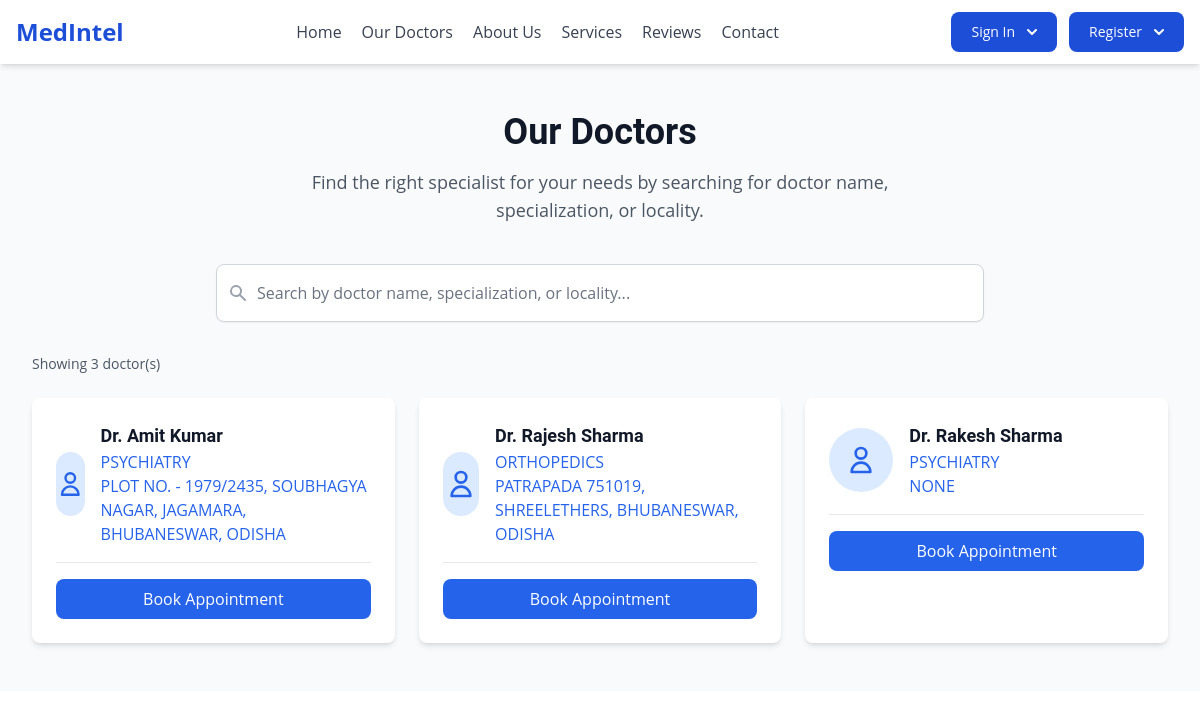
The app's page /our_doctors/ with its own data.
### main_app/models.py (models this page shows, shortened)
class Doctor(models.Model):
    STATUS_CHOICES = [
        ('Pending', 'Pending'),
        ('Approved', 'Approved'),
        ('Blocked', 'Blocked')
    ]
    GENDER_CHOICES = [
        ('Male', 'Male'),
        ('Female', 'Female'),
        ('Other', 'Other'),
    ]
    user = models.OneToOneField(User, on_delete=models.CASCADE, related_name='doctor')
    prac_address = models.ForeignKey(Address, on_delete=models.DO_NOTHING, null=True, blank=True)
    mobile_no = models.CharField(max_length = 20)
    gender = models.CharField(max_length = 10, choices=GENDER_CHOICES)
    medical_license_no = models.CharField(max_length = 20, unique=True)
    registration_no = models.CharField(max_length = 20, default='000000', unique=True)
    year_of_registration = models.IntegerField(default=2025)
    qualification = models.CharField(max_length = 100)
    qualification_doc = models.ForeignKey(Document, on_delete=models.DO_NOTHING, null=True, blank=True, related_name='qualification_docs')
    state_medical_council = models.CharField(max_length = 100)
    specialization = models.CharField(max_length = 100)
    aadhar_no = models.CharField(max_length=30, default='000000', unique=True)
    aadhar_doc = models.ForeignKey(Document, on_delete=models.DO_NOTHING, null=True, blank=True, related_name='aadhar_doc')
    status = models.CharField(max_length=10, choices=STATUS_CHOICES, default='Pending')
    class Meta:
        verbose_name = 'Doctor'
        verbose_name_plural = 'Doctors'

class Address(models.Model):
    address_line_one = models.CharField(max_length=255)
    locality = models.CharField(max_length=255)
    city = models.CharField(max_length=255)
    state = models.CharField(max_length=255)
    country = models.CharField(max_length=255)
    def __str__(self):
        return self.address_line_one + ', ' + self.locality + ', ' + self.city + ', ' + self.state

### main_app/views.py (the view)
# urls.py: path('our_doctors/', views.our_docts, name='our_docts'),
def our_docts(request):
    search_query = request.GET.get('doctor-search', '')
    doctors = Doctor.objects.filter(status='Approved')
    if search_query:
        doctors = doctors.filter(
            models.Q(user__first_name__icontains=search_query) |
            models.Q(user__last_name__icontains=search_query) |
            models.Q(specialization__icontains=search_query)
        )
    doctors_found = doctors.exists()
    return render(request, 'homepage/our_doctors.html', {
        'doctors': doctors,
        'search_query': search_query,
        'doctors_found': doctors_found,
    })

### templates/homepage/our_doctors.html (shortened to what this page needs)
{% extends "basic.html" %}
{% load static %}
{% block extrahead %}
<script src="https://cdn.tailwindcss.com"></script>
<link rel="stylesheet" href="https://cdnjs.cloudflare.com/ajax/libs/font-awesome/6.5.1/css/all.min.css">
<link rel="stylesheet" href="{% static "homepage/css/our_doc.css" %}">
{% endblock extrahead %}
{% block content %}
<div class="antialiased text-gray-800 min-h-screen flex flex-col">
    <main id="main-content" class="flex-1 relative h-full">
        <div id="RolloutPageContent">
            <div id="root">
                <section id="search" class="py-12 px-4 sm:px-6 lg:px-8 bg-gray-50 dark:bg-neutral-900">
                    <div class="max-w-7xl mx-auto">
                        <div class="text-center mb-10">
                            <h1 class="text-3xl sm:text-4xl font-bold text-gray-900 dark:text-white mb-4">Our Doctors</h1>
                            <p class="text-lg text-gray-600 dark:text-gray-300 max-w-2xl mx-auto">Find the right specialist for your needs by searching for doctor name, specialization, or locality.</p>
                        </div>
                        <form method="GET" class="max-w-3xl mx-auto mb-8">
                            <div class="relative">
                                <div class="absolute inset-y-0 left-0 pl-3 flex items-center pointer-events-none">
                                </div>
                                <input id="doctor-search" name="doctor-search" type="text" placeholder="Search by doctor name, specialization, or locality..." class="block w-full pl-10 pr-3 py-4 border border-gray-300 rounded-lg bg-white dark:bg-neutral-800 dark:border-neutral-700 focus:outline-none focus:ring-2 focus:ring-blue-500 focus:border-blue-500 text-gray-900 dark:text-white placeholder-gray-500 dark:placeholder-gray-400 shadow-sm" value="{{ search_query }}">
                            </div>
                        </form>
                        <div class="max-w-7xl mx-auto mb-6">
                            <p class="text-sm text-gray-600 dark:text-gray-400" id="results-count">
                                {% if doctors_found %}
                                    Showing {{ doctors.count }} doctor(s)
                                {% else %}
                                    No doctors found
                                {% endif %}
                            </p>
                        </div>
                        <div class="grid grid-cols-1 sm:grid-cols-2 lg:grid-cols-3 gap-6 max-w-7xl mx-auto" id="doctors-list">
                            {% if doctors_found %}
                                {% for doctor in doctors %}
                                    <div class="bg-white dark:bg-neutral-800 rounded-lg shadow-md overflow-hidden transition-transform duration-300 hover:shadow-lg hover:-translate-y-1">
                                        <div class="p-6">
                                        <div class="flex items-center mb-4">
                                            <div class="h-16 w-16 rounded-full bg-blue-100 dark:bg-blue-900 flex items-center justify-center overflow-hidden mr-4">
                                            <svg class="h-8 w-8 text-blue-600 dark:text-blue-300" xmlns="http://www.w3.org/2000/svg" fill="none" viewBox="0 0 24 24" stroke="currentColor">
                                                <path stroke-linecap="round" stroke-linejoin="round" stroke-width="2" d="M16 7a4 4 0 11-8 0 4 4 0 018 0zM12 14a7 7 0 00-7 7h14a7 7 0 00-7-7z"></path>
                                            </svg>
                                            </div>
                                            <div>
                                            <h3 class="text-lg font-bold text-gray-900 dark:text-white">Dr. {{ doctor.user.first_name }} {{ doctor.user.last_name }}</h3>
                                            <p class="text-blue-600 dark:text-blue-400 font-medium uppercase">
                                                {{ doctor.specialization }}
                                            </p>
                                            <p class="text-blue-600 dark:text-blue-400 font-medium uppercase">
                                                {% if doctor.prac_address %}
                                                    {{ doctor.prac_address }}
                                                {% else %}
                                                    None
                                                {% endif %}
                                            </p>
                                            </div>
                                        </div>
                                        <div class="border-t border-gray-200 dark:border-neutral-700 pt-4 mt-4">
                                            <button class="w-full bg-blue-600 hover:bg-blue-700 text-white py-2 px-4 rounded-lg transition-colors font-medium">
                                            Book Appointment
                                            </button>
                                        </div>
                                        </div>
                                    </div>
                                {% endfor %}
                            {% endif %}
                        </div>
                    </div>
                </section>
            </div>
        </div>
    </main>
</div>
{% endblock content %}

### templates/basic.html (shortened to what this page needs)
{% load static %}
<html lang="en">
<head>
      <script src="https://cdn.tailwindcss.com"></script>
      <link rel="stylesheet" href="https://cdnjs.cloudflare.com/ajax/libs/font-awesome/6.5.1/css/all.min.css"
 />
    {% block extrahead %}{% endblock extrahead %}
</head>
<body>
    <header id="header" class="bg-white dark:bg-neutral-900 shadow-md sticky top-0 z-50">
        <nav class="mx-auto px-4 py-3">
            <div class="flex justify-between items-center">
                <div class="flex items-center">
                    <a href="#hero" class="text-2xl font-bold text-blue-700 dark:text-blue-400">
                        MedIntel
                    </a>
                </div>
                <div class="hidden md:flex space-x-5">
                    <a href="{% url 'home' %}#hero" class="text-gray-700 hover:text-blue-600 dark:text-gray-300 dark:hover:text-blue-400 transition duration-300">Home</a>
                    <a href="{% url 'our_docts' %}" class="text-gray-700 hover:text-blue-600 dark:text-gray-300 dark:hover:text-blue-400 transition duration-300">Our Doctors</a>
                    <a href="{% url 'home' %}#about" class="text-gray-700 hover:text-blue-600 dark:text-gray-300 dark:hover:text-blue-400 transition duration-300">About Us</a>
                    <a href="{% url 'home' %}#services" class="text-gray-700 hover:text-blue-600 dark:text-gray-300 dark:hover:text-blue-400 transition duration-300">Services</a>
                    <a href="{% url 'home' %}#user-reviews" class="text-gray-700 hover:text-blue-600 dark:text-gray-300 dark:hover:text-blue-400 transition duration-300">Reviews</a>
                    <a href="{% url 'home' %}#contact" class="text-gray-700 hover:text-blue-600 dark:text-gray-300 dark:hover:text-blue-400 transition duration-300">Contact</a>
                </div>
                <div class="hidden md:flex items-center space-x-3">
                    {% if user.is_authenticated %}
                        {% if user.patient %}
                            <span class="text-blue-700 dark:text-blue-400 font-medium">Hello, {{ user.patient.full_name }}</span>
                            <a href="{% url "patient_ui" %}" class="text-gray-700 hover:text-blue-600 dark:text-gray-300 dark:hover:text-blue-400 transition duration-300">Profile</a>
                        {% endif %}
                        {% if user.doctor %}
                            <span class="text-blue-700 dark:text-blue-400 font-medium">Hello, Dr. {{ user.username }}</span>
                            <a href="{% url "doctor_ui" %}" class="text-gray-700 hover:text-blue-600 dark:text-gray-300 dark:hover:text-blue-400 transition duration-300">Profile</a>
                        {% endif %}
                        {% if user.is_superuser %}
                            <span class="text-blue-700 dark:text-blue-400 font-medium">Hello, {{ user.username }}</span>
                            <a href="{% url 'admin:index' %}" class="text-gray-700 hover:text-blue-600 dark:text-gray-300 dark:hover:text-blue-400 transition duration-300">Admin Site</a>
                        {% endif %}
                        <button onclick="openModal()" class="bg-blue-600 text-white px-4 py-2 rounded">Log out</button>
                    {% else %}
                      <div class="relative inline-block text-left">
                        <button
                          data-dropdown-toggle="dropdownHover"
                          data-dropdown-trigger="hover"
                          class="dropclass text-white bg-blue-700 hover:bg-blue-800 focus:ring-4 focus:outline-none focus:ring-blue-300 font-medium rounded-lg text-sm px-5 py-2.5 text-center inline-flex items-center dark:bg-blue-600 dark:hover:bg-blue-700 dark:focus:ring-blue-800"
                          type="button">
                          Sign In
                          <svg class="w-2.5 h-2.5 ms-3" aria-hidden="true" xmlns="http://www.w3.org/2000/svg" fill="none" viewBox="0 0 10 6">
                          <path stroke="currentColor" stroke-linecap="round" stroke-linejoin="round" stroke-width="2" d="m1 1 4 4 4-4"/>
                          </svg>
                    </button>
                    </div>
                    <div class="relative inline-block text-left">
                    <button
                          data-dropdown-toggle="dropdownHover"
                          data-dropdown-trigger="hover"
                          class="dropclass text-white bg-blue-700 hover:bg-blue-800 focus:ring-4 focus:outline-none focus:ring-blue-300 font-medium rounded-lg text-sm px-5 py-2.5 text-center inline-flex items-center dark:bg-blue-600 dark:hover:bg-blue-700 dark:focus:ring-blue-800"
                          type="button">
                          Register
                          <svg class="w-2.5 h-2.5 ms-3" aria-hidden="true" xmlns="http://www.w3.org/2000/svg" fill="none" viewBox="0 0 10 6">
                          <path stroke="currentColor" stroke-linecap="round" stroke-linejoin="round" stroke-width="2" d="m1 1 4 4 4-4"/>
                          </svg>
                    </button>
                  </div>
                    {% endif %}
                </div>
            </div>
        </nav>
    </header>
    <div class="container-fluid pgcontent">
        {% block content %}{% endblock content %}
    </div>
</body>
</html>

### templates/basic.html (style rules this page uses)
h1, h2, h3, h4, h5, h6 { font-family: Roboto, sans-serif, Inter, system-ui, sans-serif; }
body { font-family: Open Sans, sans-serif, Inter, system-ui, sans-serif; scroll-behavior: smooth; }
html { scroll-behavior: smooth; }

### records on screen
Doctor: user.first_name "Amit", user.last_name "Kumar", specialization "PSYCHIATRY", prac_address "PLOT NO. - 1979/2435, SOUBHAGYA NAGAR, JAGAMARA, BHUBANESWAR, ODISHA"
Doctor: user.first_name "Rajesh", user.last_name "Sharma", specialization "ORTHOPEDICS", prac_address "PATRAPADA 751019, SHREELETHERS, BHUBANESWAR, ODISHA"
Doctor: user.first_name "Rakesh", user.last_name "Sharma", specialization "PSYCHIATRY", shows "NONE"

### other values on screen
{{ doctors.count }} "3"
